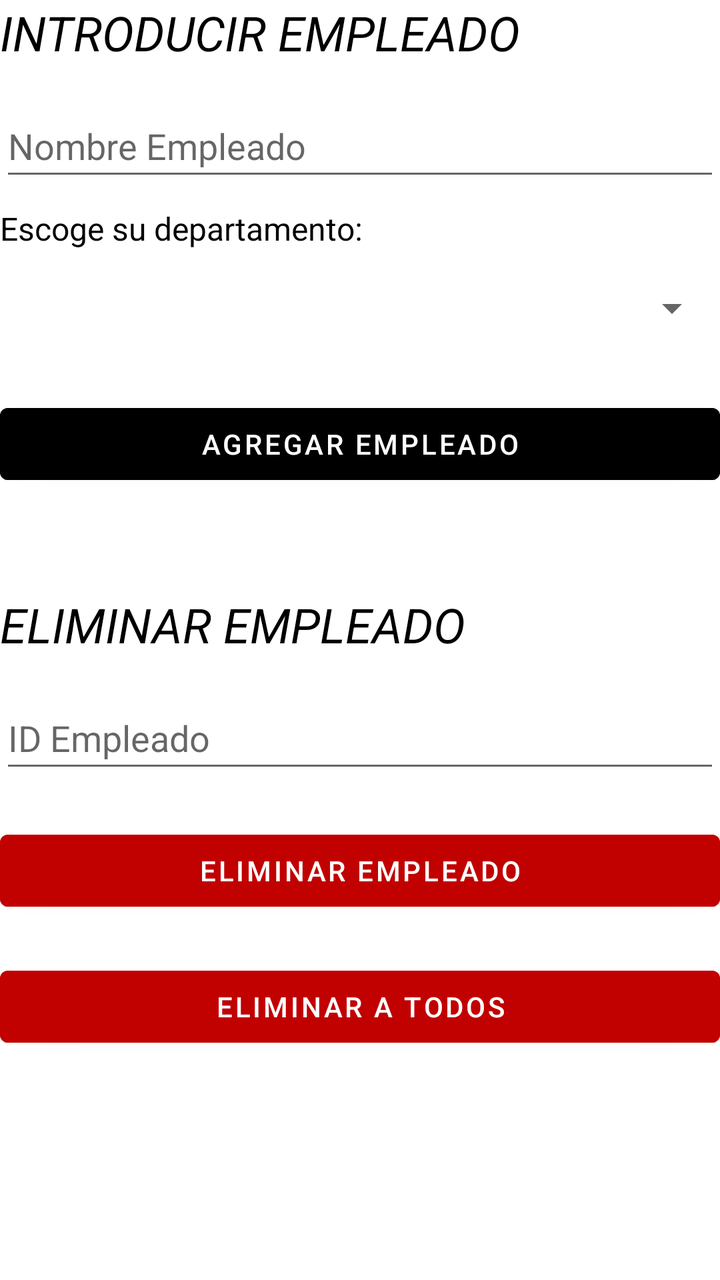
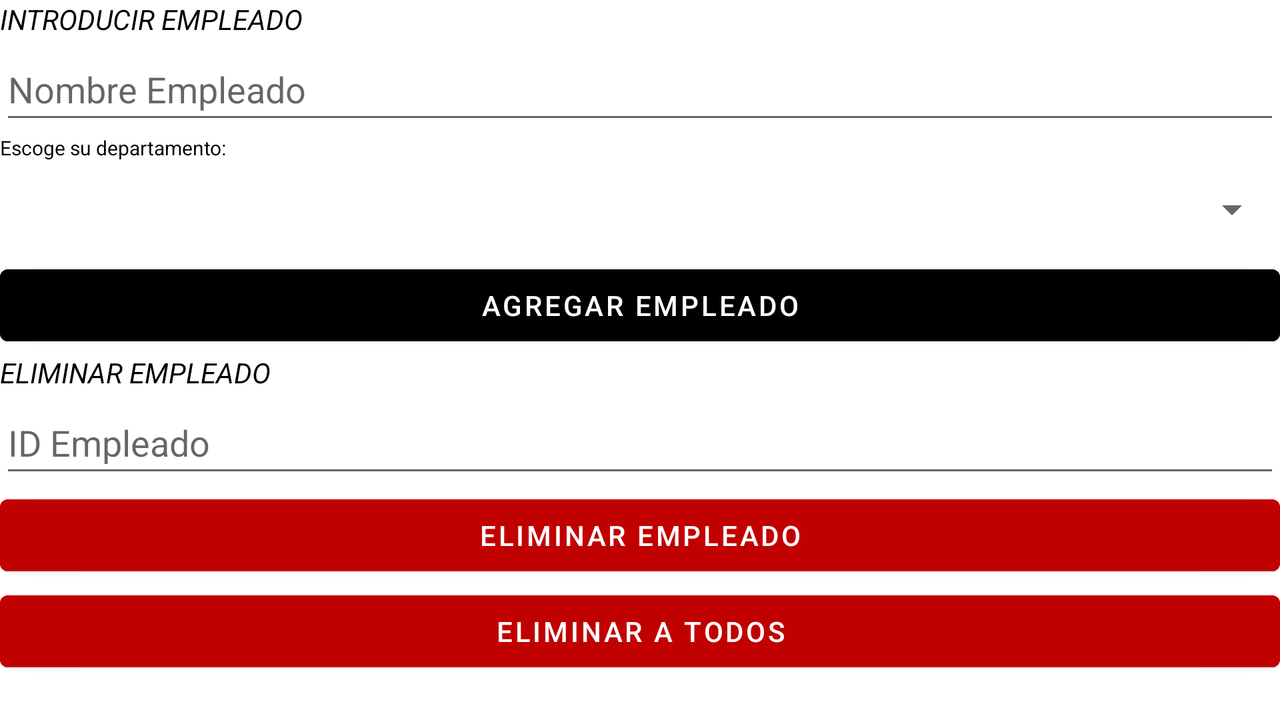

Two renders of one Android screen. The first uses the default layout on a phone; the second uses the alternative layout the repository ships for a different screen configuration, on a matching device. The two XML files are below.
<!-- AndroidManifest.xml: application theme Theme.AgendaEmpleadosAndroid -->
<!-- res/layout/fragment_fragmento_gestion.xml -->
<?xml version="1.0" encoding="utf-8"?>
<LinearLayout xmlns:android="http://schemas.android.com/apk/res/android"
    xmlns:tools="http://schemas.android.com/tools"
    android:layout_width="match_parent"
    android:layout_height="match_parent"
    android:orientation="vertical"
    tools:context=".fragmentos.FragmentoGestion" >

    <TextView
        android:id="@+id/textView"
        android:layout_width="match_parent"
        android:layout_height="wrap_content"
        android:text="INTRODUCIR EMPLEADO"
        android:textColor="#000000"
        android:textSize="24sp"
        android:textStyle="italic" />

    <Space
        android:layout_width="match_parent"
        android:layout_height="15dp" />

    <EditText
        android:id="@+id/campoNombreEmpleado"
        android:layout_width="match_parent"
        android:layout_height="wrap_content"
        android:ems="10"
        android:hint="Nombre Empleado"
        android:inputType="textPersonName"
        android:minHeight="48dp" />

    <Space
        android:layout_width="match_parent"
        android:layout_height="8dp" />

    <TextView
        android:id="@+id/textView2"
        android:layout_width="match_parent"
        android:layout_height="wrap_content"
        android:text="Escoge su departamento:"
        android:textColor="#000000"
        android:textSize="16sp" />

    <Space
        android:layout_width="match_parent"
        android:layout_height="5dp" />

    <Spinner
        android:id="@+id/spinnerDepartamentos"
        android:layout_width="match_parent"
        android:layout_height="wrap_content"
        android:minHeight="48dp"
        android:spinnerMode="dropdown"
        tools:ignore="SpeakableTextPresentCheck" />

    <Space
        android:layout_width="match_parent"
        android:layout_height="20dp" />

    <Button
        android:id="@+id/btnAgregarEmpleado"
        android:layout_width="match_parent"
        android:layout_height="wrap_content"
        android:backgroundTint="#000000"
        android:text="Agregar Empleado" />

    <Space
        android:layout_width="match_parent"
        android:layout_height="50dp" />

    <TextView
        android:id="@+id/textView3"
        android:layout_width="match_parent"
        android:layout_height="wrap_content"
        android:text="ELIMINAR EMPLEADO"
        android:textColor="#000000"
        android:textSize="24sp"
        android:textStyle="italic" />

    <Space
        android:layout_width="match_parent"
        android:layout_height="15dp" />

    <EditText
        android:id="@+id/campoIdBorrar"
        android:layout_width="match_parent"
        android:layout_height="wrap_content"
        android:ems="10"
        android:hint="ID Empleado"
        android:inputType="number"
        android:minHeight="48dp" />

    <Space
        android:layout_width="match_parent"
        android:layout_height="20dp" />

    <Button
        android:id="@+id/btnBorrarEmpleado"
        android:layout_width="match_parent"
        android:layout_height="wrap_content"
        android:backgroundTint="#C10000"
        android:text="ELIMINAR EMPLEADO" />

    <Space
        android:layout_width="match_parent"
        android:layout_height="20dp" />

    <Button
        android:id="@+id/btnBorrarAllEmpleados"
        android:layout_width="match_parent"
        android:layout_height="wrap_content"
        android:backgroundTint="#C10000"
        android:text="ELIMINAR A TODOS" />

</LinearLayout>
<!-- resources referenced by this layout -->
<resources>
  <style name="Theme.AgendaEmpleadosAndroid" parent="Theme.MaterialComponents.DayNight.NoActionBar">
          
          <item name="colorPrimary">@color/purple_500</item>
          <item name="colorPrimaryVariant">@color/purple_700</item>
          <item name="colorOnPrimary">@color/white</item>
          
          <item name="colorSecondary">@color/teal_200</item>
          <item name="colorSecondaryVariant">@color/teal_700</item>
          <item name="colorOnSecondary">@color/black</item>
          
          <item name="android:statusBarColor" tools:targetApi="l">?attr/colorPrimaryVariant</item>
          
      </style>
</resources>
<!-- res/layout-land/fragment_fragmento_gestion.xml (the repository's variant of the layout above) -->
<!-- drawn on the phone turned sideways -->
<?xml version="1.0" encoding="utf-8"?>
<LinearLayout xmlns:android="http://schemas.android.com/apk/res/android"
    xmlns:tools="http://schemas.android.com/tools"
    android:layout_width="match_parent"
    android:layout_height="match_parent"
    android:orientation="vertical"
    tools:context=".fragmentos.FragmentoGestion" >

    <TextView
        android:id="@+id/textView"
        android:layout_width="match_parent"
        android:layout_height="wrap_content"
        android:text="INTRODUCIR EMPLEADO"
        android:textColor="#000000"
        android:textSize="14sp"
        android:textStyle="italic" />

    <EditText
        android:id="@+id/campoNombreEmpleado"
        android:layout_width="match_parent"
        android:layout_height="wrap_content"
        android:ems="10"
        android:hint="Nombre Empleado"
        android:inputType="textPersonName"
        android:minHeight="48dp" />

    <TextView
        android:id="@+id/textView2"
        android:layout_width="match_parent"
        android:layout_height="wrap_content"
        android:text="Escoge su departamento:"
        android:textColor="#000000"
        android:textSize="10sp" />

    <Spinner
        android:id="@+id/spinnerDepartamentos"
        android:layout_width="match_parent"
        android:layout_height="wrap_content"
        android:minHeight="48dp"
        android:spinnerMode="dropdown"
        tools:ignore="SpeakableTextPresentCheck" />

    <Button
        android:id="@+id/btnAgregarEmpleado"
        android:layout_width="match_parent"
        android:layout_height="wrap_content"
        android:backgroundTint="#000000"
        android:text="Agregar Empleado" />

    <TextView
        android:id="@+id/textView3"
        android:layout_width="match_parent"
        android:layout_height="wrap_content"
        android:text="ELIMINAR EMPLEADO"
        android:textColor="#000000"
        android:textSize="14sp"
        android:textStyle="italic" />

    <EditText
        android:id="@+id/campoIdBorrar"
        android:layout_width="match_parent"
        android:layout_height="wrap_content"
        android:ems="10"
        android:hint="ID Empleado"
        android:inputType="number"
        android:minHeight="48dp" />

    <Button
        android:id="@+id/btnBorrarEmpleado"
        android:layout_width="match_parent"
        android:layout_height="wrap_content"
        android:backgroundTint="#C10000"
        android:text="ELIMINAR EMPLEADO" />

    <Button
        android:id="@+id/btnBorrarAllEmpleados"
        android:layout_width="match_parent"
        android:layout_height="wrap_content"
        android:backgroundTint="#C10000"
        android:text="ELIMINAR A TODOS" />

</LinearLayout>
